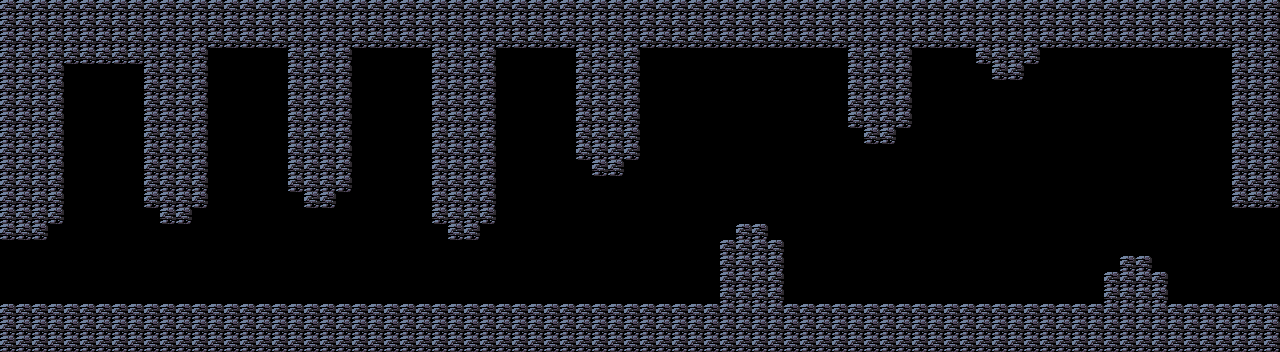

A 2D game scene composited from a Tiled map and its tileset images. What follows is a short description and the map's XML, with every tile layer's data as written:
An orthogonal 80x22 tile map with 16x16 px tiles, 1 tile layer (Collision) and 5 objects (2x Grunt, 2x Bubbly, AngryBuzz).

<map version="1.10" tiledversion="1.10.2" orientation="orthogonal" renderorder="right-down" width="80" height="22" tilewidth="16" tileheight="16" infinite="0" nextlayerid="3" nextobjectid="7">
 <tileset firstgid="1" source="../tileset/tileset.tsx" />
 <layer id="1" name="Collision" width="80" height="22">
  <data encoding="csv">
1,1,1,1,1,1,1,1,1,1,1,1,1,1,1,1,1,1,1,1,1,1,1,1,1,1,1,1,1,1,1,1,1,1,1,1,1,1,1,1,1,1,1,1,1,1,1,1,1,1,1,1,1,1,1,1,1,1,1,1,1,1,1,1,1,1,1,1,1,1,1,1,1,1,1,1,1,1,1,1,
1,1,1,1,1,1,1,1,1,1,1,1,1,1,1,1,1,1,1,1,1,1,1,1,1,1,1,1,1,1,1,1,1,1,1,1,1,1,1,1,1,1,1,1,1,1,1,1,1,1,1,1,1,1,1,1,1,1,1,1,1,1,1,1,1,1,1,1,1,1,1,1,1,1,1,1,1,1,1,1,
1,1,1,1,1,1,1,1,1,1,1,1,1,1,1,1,1,1,1,1,1,1,1,1,1,1,1,1,1,1,1,1,1,1,1,1,1,1,1,1,1,1,1,1,1,1,1,1,1,1,1,1,1,1,1,1,1,1,1,1,1,1,1,1,1,1,1,1,1,1,1,1,1,1,1,1,1,1,1,1,
1,1,1,1,1,1,1,1,1,1,1,1,1,0,0,0,0,0,1,1,1,1,0,0,0,0,0,1,1,1,1,0,0,0,0,0,1,1,1,1,0,0,0,0,0,0,0,0,0,0,0,0,0,1,1,1,1,0,0,0,0,1,1,1,1,0,0,0,0,0,0,0,0,0,0,0,0,1,1,1,
1,1,1,1,0,0,0,0,0,1,1,1,1,0,0,0,0,0,1,1,1,1,0,0,0,0,0,1,1,1,1,0,0,0,0,0,1,1,1,1,0,0,0,0,0,0,0,0,0,0,0,0,0,1,1,1,1,0,0,0,0,0,1,1,0,0,0,0,0,0,0,0,0,0,0,0,0,1,1,1,
1,1,1,1,0,0,0,0,0,1,1,1,1,0,0,0,0,0,1,1,1,1,0,0,0,0,0,1,1,1,1,0,0,0,0,0,1,1,1,1,0,0,0,0,0,0,0,0,0,0,0,0,0,1,1,1,1,0,0,0,0,0,0,0,0,0,0,0,0,0,0,0,0,0,0,0,0,1,1,1,
1,1,1,1,0,0,0,0,0,1,1,1,1,0,0,0,0,0,1,1,1,1,0,0,0,0,0,1,1,1,1,0,0,0,0,0,1,1,1,1,0,0,0,0,0,0,0,0,0,0,0,0,0,1,1,1,1,0,0,0,0,0,0,0,0,0,0,0,0,0,0,0,0,0,0,0,0,1,1,1,
1,1,1,1,0,0,0,0,0,1,1,1,1,0,0,0,0,0,1,1,1,1,0,0,0,0,0,1,1,1,1,0,0,0,0,0,1,1,1,1,0,0,0,0,0,0,0,0,0,0,0,0,0,1,1,1,1,0,0,0,0,0,0,0,0,0,0,0,0,0,0,0,0,0,0,0,0,1,1,1,
1,1,1,1,0,0,0,0,0,1,1,1,1,0,0,0,0,0,1,1,1,1,0,0,0,0,0,1,1,1,1,0,0,0,0,0,1,1,1,1,0,0,0,0,0,0,0,0,0,0,0,0,0,0,1,1,0,0,0,0,0,0,0,0,0,0,0,0,0,0,0,0,0,0,0,0,0,1,1,1,
1,1,1,1,0,0,0,0,0,1,1,1,1,0,0,0,0,0,1,1,1,1,0,0,0,0,0,1,1,1,1,0,0,0,0,0,1,1,1,1,0,0,0,0,0,0,0,0,0,0,0,0,0,0,0,0,0,0,0,0,0,0,0,0,0,0,0,0,0,0,0,0,0,0,0,0,0,1,1,1,
1,1,1,1,0,0,0,0,0,1,1,1,1,0,0,0,0,0,1,1,1,1,0,0,0,0,0,1,1,1,1,0,0,0,0,0,0,1,1,0,0,0,0,0,0,0,0,0,0,0,0,0,0,0,0,0,0,0,0,0,0,0,0,0,0,0,0,0,0,0,0,0,0,0,0,0,0,1,1,1,
1,1,1,1,0,0,0,0,0,1,1,1,1,0,0,0,0,0,1,1,1,1,0,0,0,0,0,1,1,1,1,0,0,0,0,0,0,0,0,0,0,0,0,0,0,0,0,0,0,0,0,0,0,0,0,0,0,0,0,0,0,0,0,0,0,0,0,0,0,0,0,0,0,0,0,0,0,1,1,1,
1,1,1,1,0,0,0,0,0,1,1,1,1,0,0,0,0,0,0,1,1,0,0,0,0,0,0,1,1,1,1,0,0,0,0,0,0,0,0,0,0,0,0,0,0,0,0,0,0,0,0,0,0,0,0,0,0,0,0,0,0,0,0,0,0,0,0,0,0,0,0,0,0,0,0,0,0,1,1,1,
1,1,1,1,0,0,0,0,0,0,1,1,0,0,0,0,0,0,0,0,0,0,0,0,0,0,0,1,1,1,1,0,0,0,0,0,0,0,0,0,0,0,0,0,0,0,0,0,0,0,0,0,0,0,0,0,0,0,0,0,0,0,0,0,0,0,0,0,0,0,0,0,0,0,0,0,0,0,0,0,
1,1,1,0,0,0,0,0,0,0,0,0,0,0,0,0,0,0,0,0,0,0,0,0,0,0,0,0,1,1,0,0,0,0,0,0,0,0,0,0,0,0,0,0,0,0,1,1,0,0,0,0,0,0,0,0,0,0,0,0,0,0,0,0,0,0,0,0,0,0,0,0,0,0,0,0,0,0,0,0,
0,0,0,0,0,0,0,0,0,0,0,0,0,0,0,0,0,0,0,0,0,0,0,0,0,0,0,0,0,0,0,0,0,0,0,0,0,0,0,0,0,0,0,0,0,1,1,1,1,0,0,0,0,0,0,0,0,0,0,0,0,0,0,0,0,0,0,0,0,0,0,0,0,0,0,0,0,0,0,0,
0,0,0,0,0,0,0,0,0,0,0,0,0,0,0,0,0,0,0,0,0,0,0,0,0,0,0,0,0,0,0,0,0,0,0,0,0,0,0,0,0,0,0,0,0,1,1,1,1,0,0,0,0,0,0,0,0,0,0,0,0,0,0,0,0,0,0,0,0,0,1,1,0,0,0,0,0,0,0,0,
0,0,0,0,0,0,0,0,0,0,0,0,0,0,0,0,0,0,0,0,0,0,0,0,0,0,0,0,0,0,0,0,0,0,0,0,0,0,0,0,0,0,0,0,0,1,1,1,1,0,0,0,0,0,0,0,0,0,0,0,0,0,0,0,0,0,0,0,0,1,1,1,1,0,0,0,0,0,0,0,
0,0,0,0,0,0,0,0,0,0,0,0,0,0,0,0,0,0,0,0,0,0,0,0,0,0,0,0,0,0,0,0,0,0,0,0,0,0,0,0,0,0,0,0,0,1,1,1,1,0,0,0,0,0,0,0,0,0,0,0,0,0,0,0,0,0,0,0,0,1,1,1,1,0,0,0,0,0,0,0,
1,1,1,1,1,1,1,1,1,1,1,1,1,1,1,1,1,1,1,1,1,1,1,1,1,1,1,1,1,1,1,1,1,1,1,1,1,1,1,1,1,1,1,1,1,1,1,1,1,1,1,1,1,1,1,1,1,1,1,1,1,1,1,1,1,1,1,1,1,1,1,1,1,1,1,1,1,1,1,1,
1,1,1,1,1,1,1,1,1,1,1,1,1,1,1,1,1,1,1,1,1,1,1,1,1,1,1,1,1,1,1,1,1,1,1,1,1,1,1,1,1,1,1,1,1,1,1,1,1,1,1,1,1,1,1,1,1,1,1,1,1,1,1,1,1,1,1,1,1,1,1,1,1,1,1,1,1,1,1,1,
1,1,1,1,1,1,1,1,1,1,1,1,1,1,1,1,1,1,1,1,1,1,1,1,1,1,1,1,1,1,1,1,1,1,1,1,1,1,1,1,1,1,1,1,1,1,1,1,1,1,1,1,1,1,1,1,1,1,1,1,1,1,1,1,1,1,1,1,1,1,1,1,1,1,1,1,1,1,1,1
</data>
 </layer>
 <objectgroup id="2" name="Creatures">
  <object id="1" type="Grunt" x="562.667" y="296">
   <point />
  </object>
  <object id="2" type="Grunt" x="838.5" y="297">
   <point />
  </object>
  <object id="3" type="Bubbly" x="248.333" y="226.333">
   <point />
  </object>
  <object id="4" type="Bubbly" x="541" y="100">
   <point />
  </object>
  <object id="5" type="AngryBuzz" x="1148" y="158">
   <point />
  </object>
 </objectgroup>
</map>
